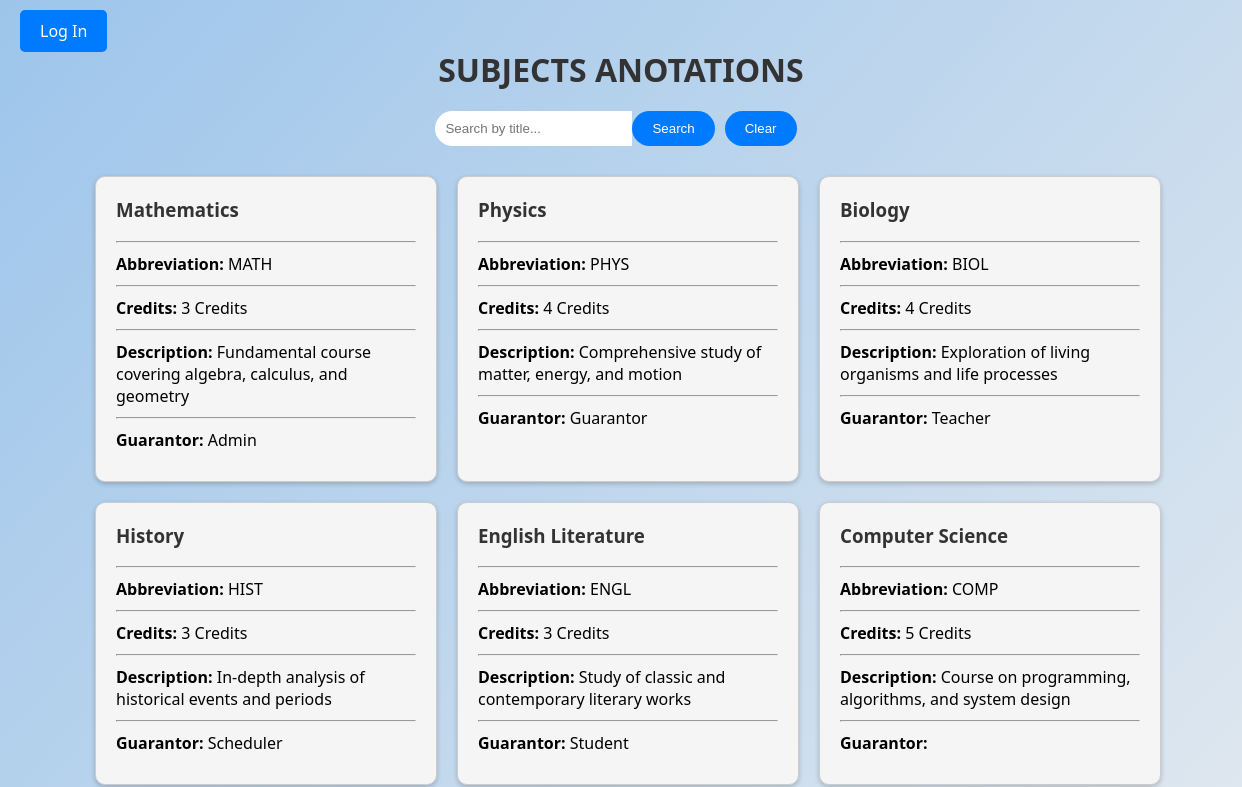
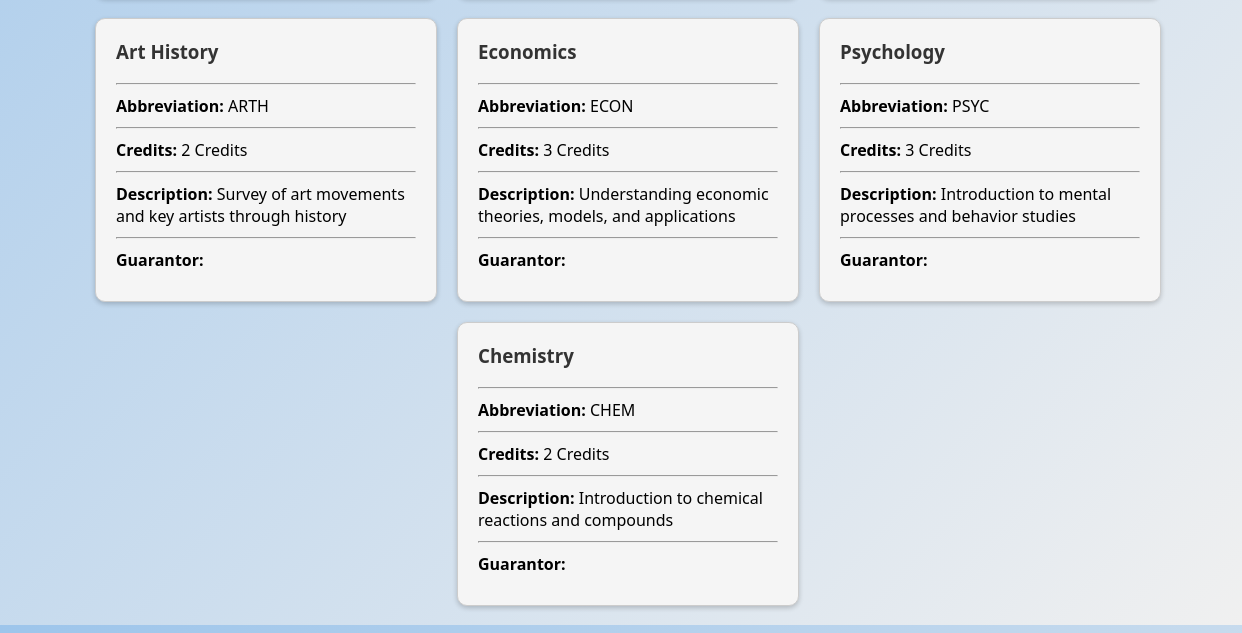
The page /Pages/User/anotations_page.php on the database as committed earlier (2 pictures, top to bottom).
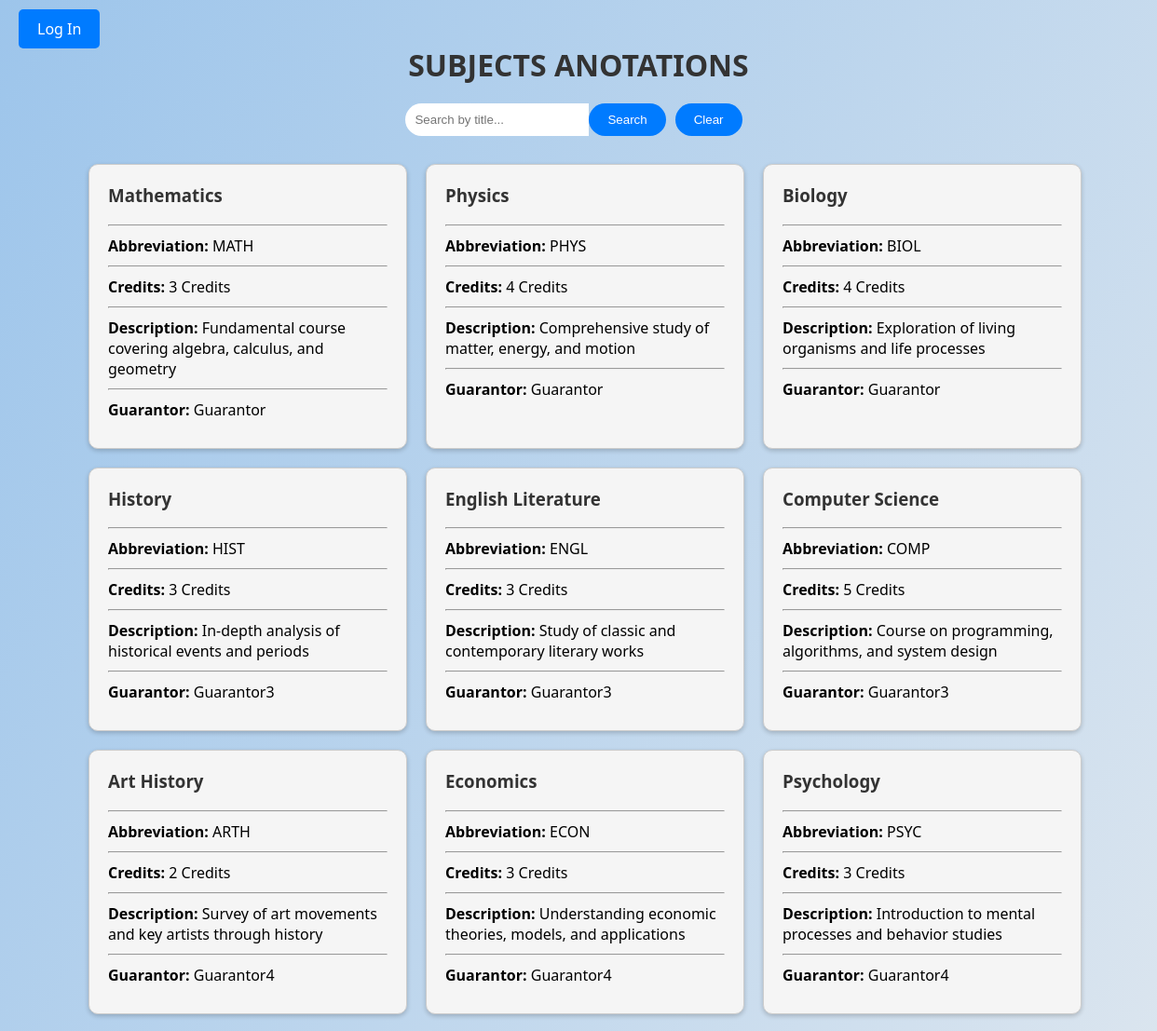
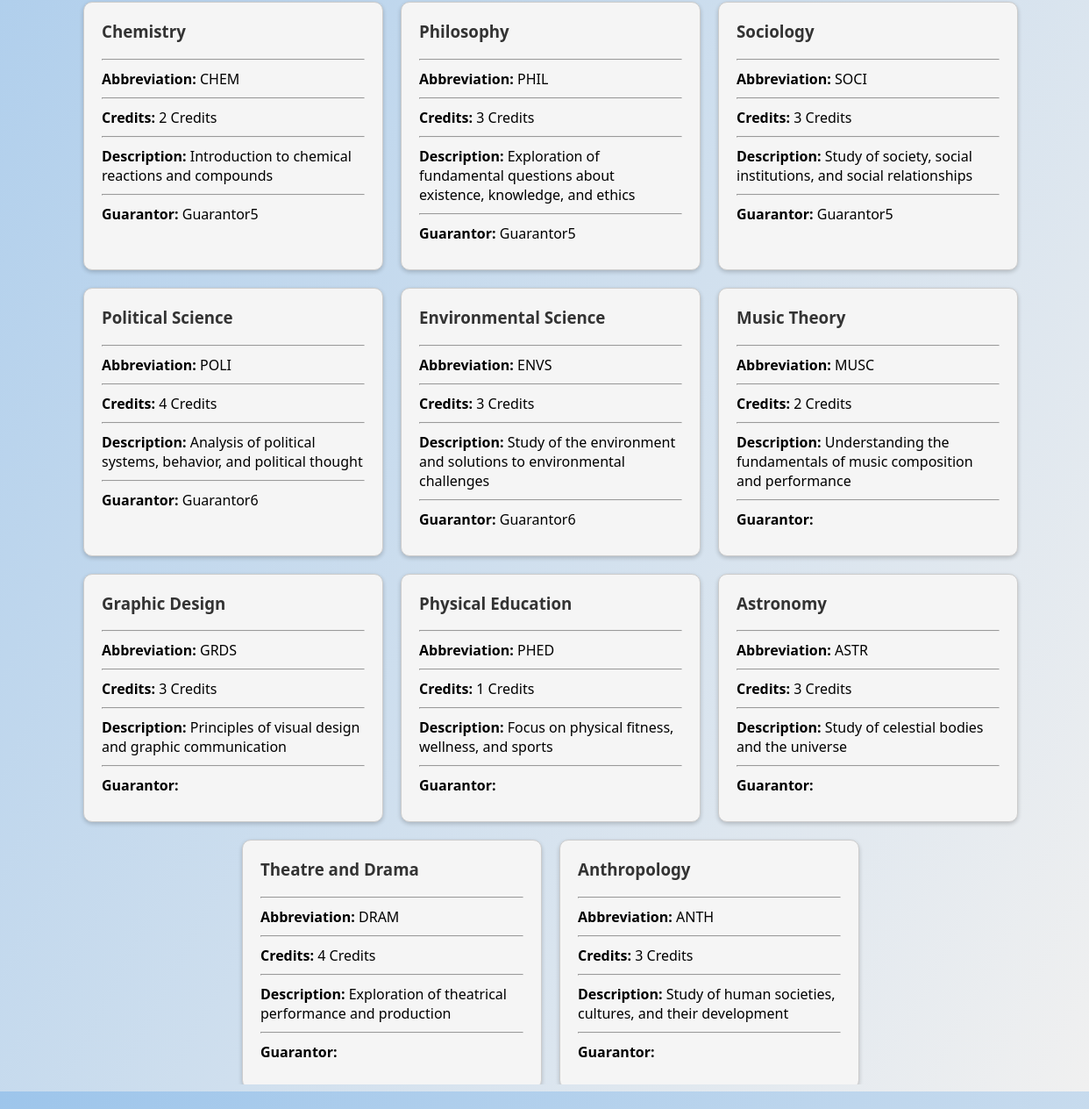
The same page on the database as committed later (2 pictures, top to bottom).
### tables this page shows
CREATE TABLE SUBJECTS (
     
    subject_ID INT AUTO_INCREMENT NOT NULL PRIMARY KEY,
     
    guarantor_ID INT REFERENCES USERS(user_ID),
     
    title VARCHAR(50) NOT NULL,
    abbervation VARCHAR(4) NOT NULL UNIQUE,
    credits INT NOT NULL,
    subj_description VARCHAR(500)
);

CREATE TABLE USERS (
     
    user_ID INT AUTO_INCREMENT NOT NULL PRIMARY KEY,
     
    username VARCHAR(50) NOT NULL UNIQUE,
    hashed_password VARCHAR(255) NOT NULL,  
    email VARCHAR(50) NOT NULL ,
    user_role ENUM('Admin', 'Guarantor', 'Teacher', 'Scheduler', 'Student') NOT NULL
);

### Pages/User/anotations_page.php (the view, shortened to what this page needs)
<?php
require '../../Database/db_connect.php';
$searchQuery = isset($_GET['search']) ? $_GET['search'] : "";
$subjects = [];
if (!empty($searchQuery)) {
    $stmt = $pdo->prepare("SELECT SUBJECTS.*, USERS.username as guarantor_name FROM SUBJECTS LEFT JOIN USERS ON SUBJECTS.guarantor_ID = USERS.user_ID WHERE SUBJECTS.title LIKE :title");
    $stmt->execute(['title' => '%'.$searchQuery.'%']);
    $subjects = $stmt->fetchAll(PDO::FETCH_ASSOC);
} else {
    $stmt = $pdo->prepare("SELECT SUBJECTS.*, USERS.username as guarantor_name FROM SUBJECTS LEFT JOIN USERS ON SUBJECTS.guarantor_ID = USERS.user_ID");
    $stmt->execute();
    $subjects = $stmt->fetchAll(PDO::FETCH_ASSOC);
}
?>
<!DOCTYPE html>
<html lang="en">
<head>
    <link rel="stylesheet" href="../../Styles/anotations_style.css">
    <link rel="stylesheet" href="../../Styles/sidebar_style.css">
    <link rel="stylesheet" href="https://cdnjs.cloudflare.com/ajax/libs/font-awesome/6.0.0-beta3/css/all.min.css">
</head>
<body>
<?php if (!isset($_SESSION['loggedin']) || $_SESSION['loggedin'] !== true): ?>
    <div class="login-button-container">
        <a href="../../Pages/User/login_page.php" class="login-button">Log In</a>
    </div>
<?php endif; ?>
<div class="title">Subjects anotations</div>
<div class="search-form">
    <input type="text" id="searchBox" value="<?php echo htmlspecialchars($searchQuery); ?>" class="search-input" placeholder="Search by title...">
    <button onclick="searchUser()" class="search-btn">Search</button>
    <button onclick="clearAndSearch()" class="search-btn">Clear</button>
</div>
<div class="card-container">
    <?php foreach ($subjects as $subject): ?>
        <div class="card">
            <h3><?= htmlspecialchars($subject['title']) ?></h3>
            <hr>
            <p><strong>Abbreviation:</strong> <?= htmlspecialchars($subject['abbervation']) ?></p>
            <hr>
            <p><strong>Credits:</strong> <?= htmlspecialchars($subject['credits']) ?> Credits</p>
            <hr>
            <p><strong>Description:</strong> <?= htmlspecialchars($subject['subj_description']) ?></p>
            <hr>
            <p><strong>Guarantor:</strong> <?= htmlspecialchars($subject['guarantor_name']) ?></p>
        </div>
    <?php endforeach; ?>
</div>
</body>
</html>

### Styles/anotations_style.css (style rules this page uses)
.card-container { display: flex; flex-wrap: wrap; gap: 20px; justify-content: center; overflow-y: auto; max-height: 75vh; width: 100%; max-width: 1200px; margin: 0 auto; padding: 20px; }
.card { border: 1px solid #ccc; padding: 20px; box-shadow: 0 2px 5px rgba(0,0,0,0.2); width: 300px; background: whitesmoke; border-radius: 10px; }
.card h3 { margin-top: 0; color: #333; }
.card p { margin: 10px 0; }
.title { text-align: center; font-size: 2em; margin-top: 20px; margin-bottom: 20px; color: #333; font-weight: bold; text-transform: uppercase; }
.search-form { display: flex; justify-content: center; margin-bottom: 10px; }
.search-input[type="text"] { padding: 10px; border: none; border-radius: 20px 0 0 20px; outline: none; width: 70%; }
.search-btn { padding: 10px 20px; margin-right: 10px; border: none; background-color: #007BFF; color: white; border-radius: 20px; cursor: pointer; }
.login-button-container { position: absolute; top: 20px; left: 20px; }
.login-button { padding: 10px 20px; background-color: #007bff; color: white; text-decoration: none; border-radius: 5px; font-size: 1em; }

Rows that differ between the two databases and show on the page:
changed subjects "Mathematics": guarantor_ID.username "Admin" → "Guarantor"
changed subjects "Biology": guarantor_ID.username "Teacher" → "Guarantor"
changed subjects "History": guarantor_ID.username "Scheduler" → "Guarantor3"
changed subjects "English Literature": guarantor_ID.username "Student" → "Guarantor3"
changed subjects "Computer Science": guarantor_ID.username (not shown) → "Guarantor3"
changed subjects "Art History": guarantor_ID.username (not shown) → "Guarantor4"
changed subjects "Economics": guarantor_ID.username (not shown) → "Guarantor4"
changed subjects "Psychology": guarantor_ID.username (not shown) → "Guarantor4"
changed subjects "Chemistry": guarantor_ID.username (not shown) → "Guarantor5"
added subjects: title "Philosophy", abbervation "PHIL", credits "3", subj_description "Exploration of fundamental questions about existence, knowledge, and ethics", guarantor_ID.username "Guarantor5"
added subjects: title "Sociology", abbervation "SOCI", credits "3", subj_description "Study of society, social institutions, and social relationships", guarantor_ID.username "Guarantor5"
added subjects: title "Political Science", abbervation "POLI", credits "4", subj_description "Analysis of political systems, behavior, and political thought", guarantor_ID.username "Guarantor6"
added subjects: title "Environmental Science", abbervation "ENVS", credits "3", subj_description "Study of the environment and solutions to environmental challenges", guarantor_ID.username "Guarantor6"
added subjects: title "Music Theory", abbervation "MUSC", credits "2", subj_description "Understanding the fundamentals of music composition and performance"
added subjects: title "Graphic Design", abbervation "GRDS", credits "3", subj_description "Principles of visual design and graphic communication"
added subjects: title "Physical Education", abbervation "PHED", credits "1", subj_description "Focus on physical fitness, wellness, and sports"
added subjects: title "Astronomy", abbervation "ASTR", credits "3", subj_description "Study of celestial bodies and the universe"
added subjects: title "Theatre and Drama", abbervation "DRAM", credits "4", subj_description "Exploration of theatrical performance and production"
added subjects: title "Anthropology", abbervation "ANTH", credits "3", subj_description "Study of human societies, cultures, and their development"
